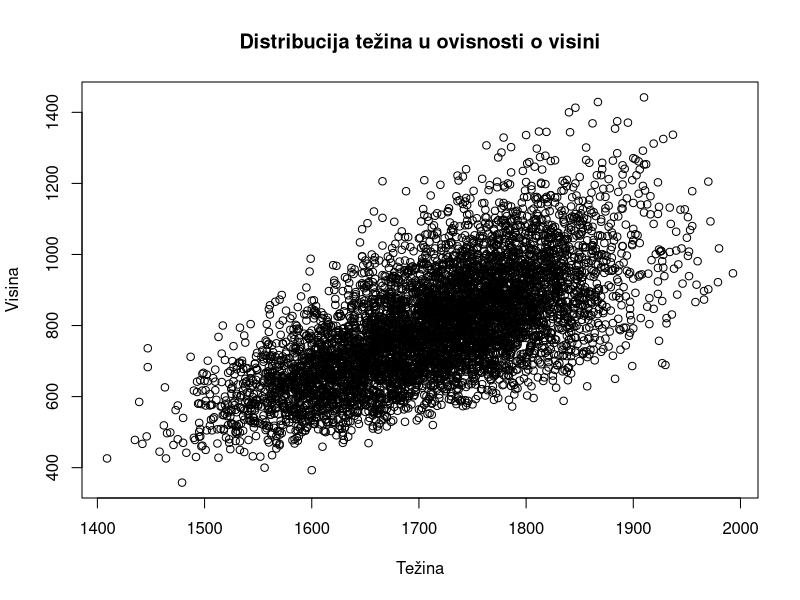
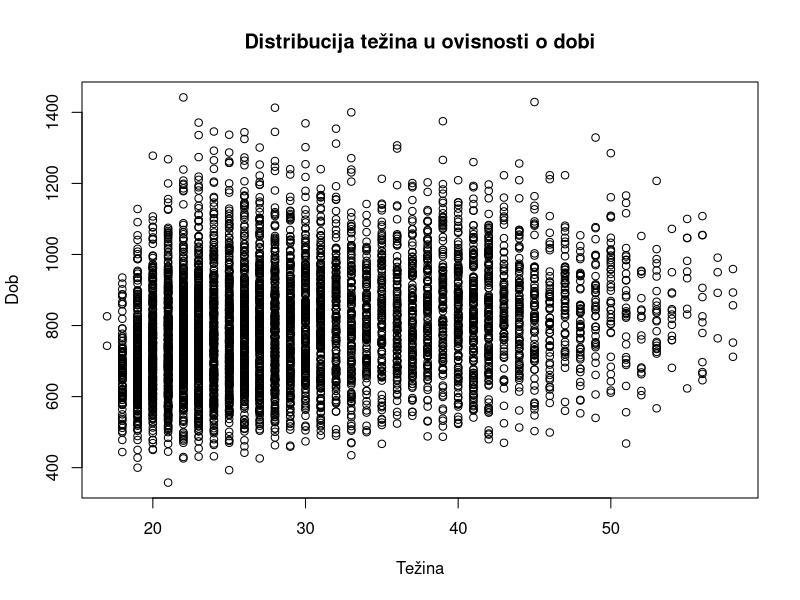
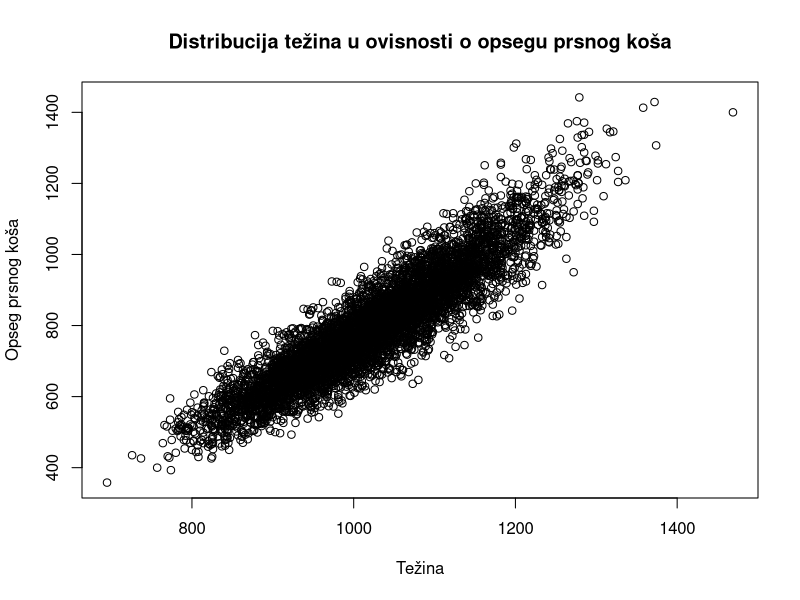
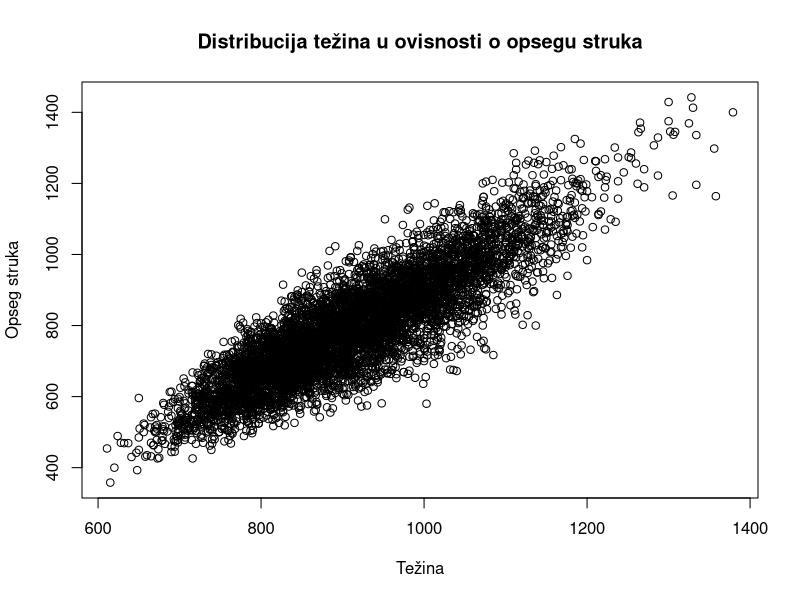
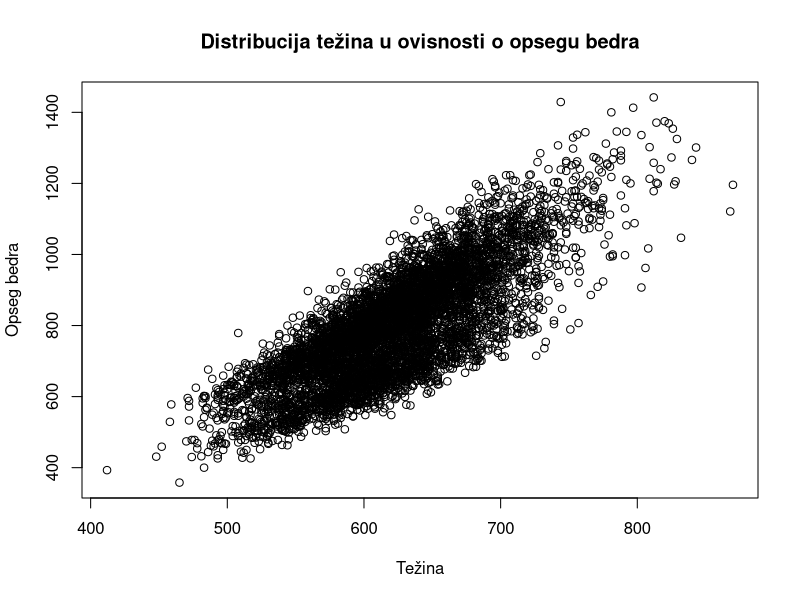
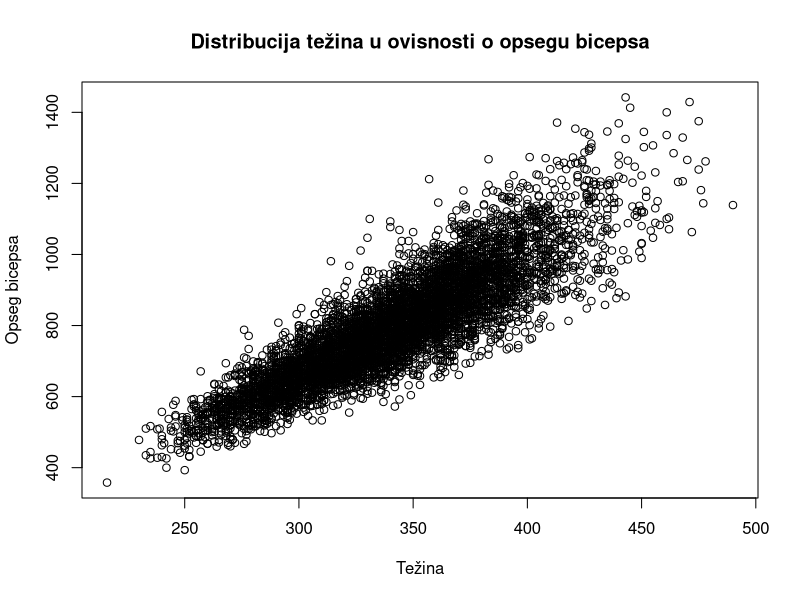
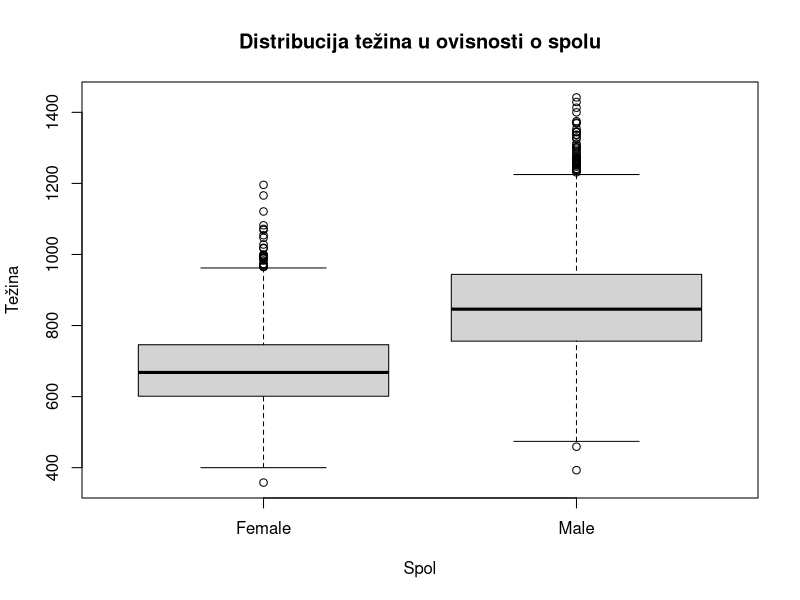
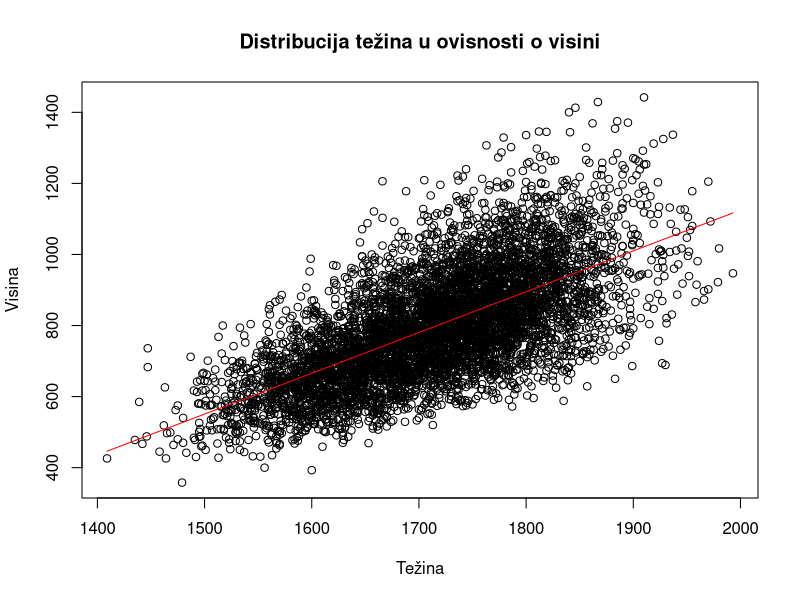

These figures' R source, in order:
## ---- chunk 1
knitr::opts_chunk$set(echo = TRUE)
## ---- chunk 2
antrData =  read.csv("ANSUR_II_data.csv")
## ---- chunk 3
plot(antrData$stature, antrData$weightkg, xlab = "Težina", ylab = "Visina",
     main = "Distribucija težina u ovisnosti o visini")
plot(antrData$Age, antrData$weightkg, xlab = "Težina", ylab = "Dob",
     main = "Distribucija težina u ovisnosti o dobi")
plot(antrData$chestcircumference, antrData$weightkg, xlab = "Težina", ylab = "Opseg prsnog koša",
     main = "Distribucija težina u ovisnosti o opsegu prsnog koša")
plot(antrData$waistcircumference, antrData$weightkg, xlab = "Težina", ylab = "Opseg struka",
     main = "Distribucija težina u ovisnosti o opsegu struka")
plot(antrData$thighcircumference, antrData$weightkg, xlab = "Težina", ylab = "Opseg bedra",
     main = "Distribucija težina u ovisnosti o opsegu bedra")
plot(antrData$bicepscircumferenceflexed, antrData$weightkg, xlab = "Težina", ylab = "Opseg bicepsa",
     main = "Distribucija težina u ovisnosti o opsegu bicepsa")
boxplot(antrData$weightkg~antrData$Gender, xlab = "Spol", ylab = "Težina",
        main = "Distribucija težina u ovisnosti o spolu")
## ---- chunk 4
#Priprema kategorijskih varijabli

require(fastDummies)
antrData = dummy_cols(antrData, select_columns = c("Gender"))
## ---- chunk 5
fitHeight = lm(weightkg ~ stature, data = antrData)
fitAge = lm(weightkg ~ Age, data = antrData)
fitChest = lm(weightkg ~ chestcircumference, data = antrData)
fitWaist = lm(weightkg ~ waistcircumference, data = antrData)
fitThigh = lm(weightkg ~ thighcircumference, data = antrData)
fitBiceps = lm(weightkg ~ bicepscircumferenceflexed, data = antrData)
fitGender = lm(weightkg ~ Gender_Male, data = antrData)

plot(antrData$stature, antrData$weightkg, xlab = "Težina", ylab = "Visina",
     main = "Distribucija težina u ovisnosti o visini")
lines(antrData$stature, fitHeight$fitted.values, col = 'red')

plot(antrData$Age, antrData$weightkg, xlab = "Težina", ylab = "Dob",
     main = "Distribucija težina u ovisnosti o dobi")
lines(antrData$Age, fitAge$fitted.values, col = 'red')

plot(antrData$chestcircumference, antrData$weightkg, xlab = "Težina", ylab = "Opseg prsnog koša",
     main = "Distribucija težina u ovisnosti o opsegu prsnog koša")
lines(antrData$chestcircumference, fitChest$fitted.values, col = 'red')

plot(antrData$waistcircumference, antrData$weightkg, xlab = "Težina", ylab = "Opseg struka",
     main = "Distribucija težina u ovisnosti o opsegu struka")
lines(antrData$waistcircumference, fitWaist$fitted.values, col = 'red')

plot(antrData$thighcircumference, antrData$weightkg, xlab = "Težina", ylab = "Opseg bedra",
     main = "Distribucija težina u ovisnosti o opsegu bedra")
lines(antrData$thighcircumference, fitThigh$fitted.values, col = 'red')

plot(antrData$bicepscircumferenceflexed, antrData$weightkg, xlab = "Težina", ylab = "Opseg bicepsa",
     main = "Distribucija težina u ovisnosti o opsegu bicepsa")
lines(antrData$bicepscircumferenceflexed, fitBiceps$fitted.values, col = 'red')

plot(antrData$Gender_Male, antrData$weightkg,  xlab = "Težina", ylab = "Spol",
        main = "Distribucija težina u ovisnosti o spolu")
lines(antrData$Gender_Male, fitGender$fitted.values, col = "red")


## ---- chunk 6
summary(fitHeight)

summary(fitAge)

summary(fitChest)

summary(fitWaist)

summary(fitThigh)

summary(fitBiceps)

summary(fitGender)
## ---- chunk 7
#Provjera normalnosti
hist(fitHeight$residuals, xlab = "Vrijednost reziduala", ylab = "Reziduali", breaks = 30, main = "Reziduali modela s regresorom visina")
plot(fitHeight, which = 1)

hist(fitAge$residuals,  xlab = "Vrijednost reziduala", ylab = "Reziduali", breaks = 30, main = "Reziduali modela s regresorom dob")
plot(fitAge, which = 1)

hist(fitChest$residuals, xlab = "Vrijednost reziduala", ylab = "Reziduali", breaks = 30, main = "Reziduali modela s regresorom opseg prsnog koša")
plot(fitChest, which = 1)

hist(fitWaist$residuals, xlab = "Vrijednost reziduala", ylab = "Reziduali", breaks = 30, main = "Reziduali modela s regresorom opseg struka")
plot(fitWaist, which = 1)

hist(fitThigh$residuals, xlab = "Vrijednost reziduala", ylab = "Reziduali", breaks = 30, main = "Reziduali modela s regresorom opseg bedra")
plot(fitThigh, which = 1)

hist(fitBiceps$residuals, xlab = "Vrijednost reziduala", ylab = "Reziduali", breaks = 30, main = "Reziduali modela s regresorom opseg bicepsa")
plot(fitBiceps, which = 1)

hist(fitGender$residuals, xlab = "Vrijednost reziduala", ylab = "Reziduali", breaks = 30, main = "Reziduali modela s regresorom spol")
plot(fitGender, which = 1)
## ---- chunk 8
cor(cbind(antrData$waistcircumference, antrData$bicepscircumferenceflexed, antrData$chestcircumference,
                      antrData$thighcircumference, antrData$stature, antrData$Age))

## ---- chunk 9
fitCircumference = lm(weightkg ~ waistcircumference + bicepscircumferenceflexed + chestcircumference
                      + thighcircumference, data = antrData)

summary(fitCircumference)
## ---- chunk 10
hist(fitCircumference$residuals, xlab = "Vrijednost reziduala", ylab = "Reziduali", breaks = 30, main = "Reziduali modela s regresorima koji imaju veze s opsegom")
hist(rstandard(fitCircumference), xlab = "Vrijednost reziduala", ylab = "Reziduali", breaks = 30, main = "Standardizirani reziduali modela s regresorima koji imaju veze s opsegom")

plot(fitCircumference, which = 1)

qqnorm(rstandard(fitCircumference))
qqline(rstandard(fitCircumference))

require(nortest)
lillie.test(rstandard(fitCircumference))
## ---- chunk 11
fitMulti = lm(weightkg ~ waistcircumference + bicepscircumferenceflexed + chestcircumference
                      + thighcircumference + stature + Age + Gender_Male, data = antrData)

summary(fitMulti)
## ---- chunk 12
hist(fitMulti$residuals, xlab = "Vrijednost reziduala", ylab = "Reziduali", breaks = 30, main = "Reziduali modela sa svim spomenutim regresorima")
hist(rstandard(fitMulti), xlab = "Vrijednost reziduala", ylab = "Reziduali", breaks = 30, main = "Standardizirani reziduali modela sa svim spomenutim regresorima")

plot(fitMulti, which = 1)

qqnorm(rstandard(fitMulti))
qqline(rstandard(fitMulti))

require(nortest)
lillie.test(rstandard(fitMulti))
## ---- chunk 13
antrData_male <- antrData[antrData$Gender_Male == 1,]
antrData_female <- antrData[antrData$Gender_Male == 0,]
## ---- chunk 14
fitMulti_male = lm(weightkg ~ waistcircumference + bicepscircumferenceflexed + chestcircumference
                      + thighcircumference + stature + Age, data = antrData_male)

summary(fitMulti_male)

fitMulti_female = lm(weightkg ~ waistcircumference + bicepscircumferenceflexed + chestcircumference
                      + thighcircumference + stature + Age, data = antrData_female)

summary(fitMulti_female)
## ---- chunk 15
hist(fitMulti_male$residuals, xlab = "Vrijednost reziduala", ylab = "Reziduali", breaks = 30, main = "Reziduali modela sa svim spomenutim regresorima za muškarce")
hist(rstandard(fitMulti_male), xlab = "Vrijednost reziduala", ylab = "Reziduali", breaks = 30, main = "Standardizirani reziduali modela sa svim spomenutim regresorima za muškarce")

plot(fitMulti_male, which = 1)

qqnorm(rstandard(fitMulti_male))
qqline(rstandard(fitMulti_male))

require(nortest)
lillie.test(rstandard(fitMulti_male))

hist(fitMulti_female$residuals, xlab = "Vrijednost reziduala", ylab = "Reziduali", breaks = 30, main = "Reziduali modela sa svim spomenutim regresorima za žene")
hist(rstandard(fitMulti_female), xlab = "Vrijednost reziduala", ylab = "Reziduali", breaks = 30, main = "Standardizirani reziduali modela sa svim spomenutim regresorima za žene")

plot(fitMulti_male, which = 1)

qqnorm(rstandard(fitMulti_female))
qqline(rstandard(fitMulti_female))

require(nortest)
lillie.test(rstandard(fitMulti_female))
## ---- chunk 16
hist(antrData_male$Age, breaks = 30 ,col = rgb(1,0,0,0.5), xlab = "Dob", ylab = "Broj subjekata", main = "Dob među muškom populacijom")

hist(antrData_female$Age, breaks = 30, col =rgb(0,1,0,0.5), add = T)

legend('topright', legend = c("Muškarci", "Žene"), col = c(rgb(1,0,0,0.5), rgb(0,1,0,0.5)), pt.cex=2, pch=15)

## ---- chunk 17
fitMulti_male = lm(weightkg ~ waistcircumference + bicepscircumferenceflexed + chestcircumference
                      + thighcircumference + stature, data = antrData_male)

summary(fitMulti_male)

fitMulti_female = lm(weightkg ~ waistcircumference + bicepscircumferenceflexed + chestcircumference
                      + thighcircumference + stature, data = antrData_female)

summary(fitMulti_female)

## ---- chunk 18
hist(fitMulti_male$residuals, xlab = "Vrijednost reziduala", ylab = "Reziduali", breaks = 30, main = "Reziduali modela sa svim spomenutim regresorima za muškarce")
hist(rstandard(fitMulti_male), xlab = "Vrijednost reziduala", ylab = "Reziduali", breaks = 30, main = "Standardizirani reziduali modela sa svim spomenutim regresorima za muškarce")

plot(fitMulti_male, which = 1)

qqnorm(rstandard(fitMulti_male))
qqline(rstandard(fitMulti_male))

require(nortest)
lillie.test(rstandard(fitMulti_male))

hist(fitMulti_female$residuals, xlab = "Vrijednost reziduala", ylab = "Reziduali", breaks = 30, main = "Reziduali modela sa svim spomenutim regresorima za žene")
hist(rstandard(fitMulti_female), xlab = "Vrijednost reziduala", ylab = "Reziduali", breaks = 30, main = "Standardizirani reziduali modela sa svim spomenutim regresorima za žene")

plot(fitMulti_male, which = 1)

qqnorm(rstandard(fitMulti_female))
qqline(rstandard(fitMulti_female))

require(nortest)
lillie.test(rstandard(fitMulti_female))
